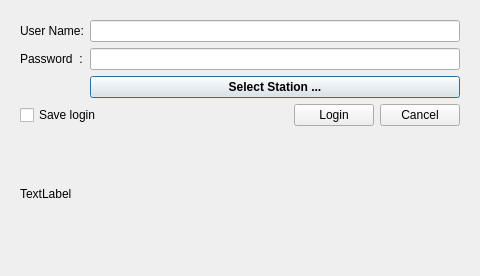
<?xml version="1.0" encoding="UTF-8"?>
<ui version="4.0">
 <class>LoginForm</class>
 <widget class="QDialog" name="LoginForm">
  <property name="geometry">
   <rect>
    <x>0</x>
    <y>0</y>
    <width>480</width>
    <height>276</height>
   </rect>
  </property>
  <property name="sizePolicy">
   <sizepolicy hsizetype="Fixed" vsizetype="Fixed">
    <horstretch>0</horstretch>
    <verstretch>0</verstretch>
   </sizepolicy>
  </property>
  <property name="minimumSize">
   <size>
    <width>480</width>
    <height>250</height>
   </size>
  </property>
  <property name="maximumSize">
   <size>
    <width>480</width>
    <height>280</height>
   </size>
  </property>
  <property name="windowTitle">
   <string>Dialog</string>
  </property>
  <layout class="QVBoxLayout" name="verticalLayout_5">
   <item>
    <widget class="QStackedWidget" name="swMain">
     <property name="currentIndex">
      <number>0</number>
     </property>
     <widget class="QWidget" name="pgLogin">
      <layout class="QVBoxLayout" name="verticalLayout_4">
       <item>
        <layout class="QVBoxLayout" name="vlNotice"/>
       </item>
       <item>
        <layout class="QGridLayout" name="gridLayout">
         <item row="1" column="1">
          <widget class="QLineEdit" name="edtPassword">
           <property name="echoMode">
            <enum>QLineEdit::Password</enum>
           </property>
          </widget>
         </item>
         <item row="2" column="1">
          <widget class="QPushButton" name="btnSelect">
           <property name="font">
            <font>
             <bold>true</bold>
            </font>
           </property>
           <property name="text">
            <string>Select Station ...</string>
           </property>
          </widget>
         </item>
         <item row="0" column="0">
          <widget class="QLabel" name="label">
           <property name="text">
            <string>User Name:</string>
           </property>
          </widget>
         </item>
         <item row="0" column="1">
          <widget class="QLineEdit" name="edtUsername"/>
         </item>
         <item row="1" column="0">
          <widget class="QLabel" name="label_2">
           <property name="text">
            <string>Password  :</string>
           </property>
          </widget>
         </item>
        </layout>
       </item>
       <item>
        <layout class="QHBoxLayout" name="horizontalLayout">
         <item>
          <widget class="QCheckBox" name="cbSaveCred">
           <property name="text">
            <string>Save login</string>
           </property>
          </widget>
         </item>
         <item>
          <spacer name="horizontalSpacer">
           <property name="orientation">
            <enum>Qt::Horizontal</enum>
           </property>
           <property name="sizeHint" stdset="0">
            <size>
             <width>40</width>
             <height>20</height>
            </size>
           </property>
          </spacer>
         </item>
         <item>
          <widget class="QPushButton" name="btnLogin">
           <property name="text">
            <string>Login</string>
           </property>
          </widget>
         </item>
         <item>
          <widget class="QPushButton" name="btnCancel">
           <property name="text">
            <string>Cancel</string>
           </property>
          </widget>
         </item>
        </layout>
       </item>
       <item>
        <layout class="QHBoxLayout" name="horizontalLayout_4">
         <item>
          <layout class="QVBoxLayout" name="verticalLayout">
           <item>
            <widget class="QLabel" name="lblImage">
             <property name="text">
              <string>TextLabel</string>
             </property>
            </widget>
           </item>
          </layout>
         </item>
         <item>
          <spacer name="horizontalSpacer_4">
           <property name="orientation">
            <enum>Qt::Horizontal</enum>
           </property>
           <property name="sizeHint" stdset="0">
            <size>
             <width>40</width>
             <height>20</height>
            </size>
           </property>
          </spacer>
         </item>
        </layout>
       </item>
      </layout>
     </widget>
     <widget class="QWidget" name="pgReset">
      <layout class="QVBoxLayout" name="verticalLayout_3">
       <item>
        <layout class="QVBoxLayout" name="vlReset"/>
       </item>
       <item>
        <layout class="QHBoxLayout" name="horizontalLayout_3">
         <item>
          <widget class="QLabel" name="label_5">
           <property name="font">
            <font>
             <pointsize>10</pointsize>
             <bold>true</bold>
            </font>
           </property>
           <property name="text">
            <string>Password Reset:</string>
           </property>
          </widget>
         </item>
         <item>
          <widget class="QLabel" name="lblUsername">
           <property name="font">
            <font>
             <pointsize>10</pointsize>
             <bold>true</bold>
            </font>
           </property>
           <property name="styleSheet">
            <string notr="true">color: rgb(85, 85, 255);</string>
           </property>
           <property name="text">
            <string>TextLabel</string>
           </property>
          </widget>
         </item>
         <item>
          <spacer name="horizontalSpacer_3">
           <property name="orientation">
            <enum>Qt::Horizontal</enum>
           </property>
           <property name="sizeHint" stdset="0">
            <size>
             <width>40</width>
             <height>20</height>
            </size>
           </property>
          </spacer>
         </item>
        </layout>
       </item>
       <item>
        <layout class="QGridLayout" name="gridLayout_2">
         <item row="0" column="0">
          <widget class="QLabel" name="label_3">
           <property name="text">
            <string>New Password:</string>
           </property>
          </widget>
         </item>
         <item row="0" column="1">
          <widget class="QLineEdit" name="edtNewPassword">
           <property name="echoMode">
            <enum>QLineEdit::Password</enum>
           </property>
          </widget>
         </item>
         <item row="1" column="0">
          <widget class="QLabel" name="label_4">
           <property name="text">
            <string>Confirm Password:</string>
           </property>
          </widget>
         </item>
         <item row="1" column="1">
          <widget class="QLineEdit" name="edtConfirmPassword">
           <property name="echoMode">
            <enum>QLineEdit::Password</enum>
           </property>
          </widget>
         </item>
        </layout>
       </item>
       <item>
        <layout class="QHBoxLayout" name="horizontalLayout_2">
         <item>
          <spacer name="horizontalSpacer_2">
           <property name="orientation">
            <enum>Qt::Horizontal</enum>
           </property>
           <property name="sizeHint" stdset="0">
            <size>
             <width>40</width>
             <height>20</height>
            </size>
           </property>
          </spacer>
         </item>
         <item>
          <widget class="QPushButton" name="btnReset">
           <property name="text">
            <string>Reset &amp;&amp; Login</string>
           </property>
          </widget>
         </item>
         <item>
          <widget class="QPushButton" name="btnCancelReset">
           <property name="text">
            <string>Cancel</string>
           </property>
          </widget>
         </item>
        </layout>
       </item>
       <item>
        <layout class="QHBoxLayout" name="horizontalLayout_5">
         <item>
          <layout class="QVBoxLayout" name="verticalLayout_2">
           <item>
            <widget class="QLabel" name="lblImageReset">
             <property name="text">
              <string>TextLabel</string>
             </property>
            </widget>
           </item>
          </layout>
         </item>
         <item>
          <spacer name="horizontalSpacer_5">
           <property name="orientation">
            <enum>Qt::Horizontal</enum>
           </property>
           <property name="sizeHint" stdset="0">
            <size>
             <width>40</width>
             <height>20</height>
            </size>
           </property>
          </spacer>
         </item>
        </layout>
       </item>
      </layout>
     </widget>
     <widget class="QWidget" name="page_2"/>
    </widget>
   </item>
  </layout>
 </widget>
 <tabstops>
  <tabstop>edtUsername</tabstop>
  <tabstop>edtPassword</tabstop>
  <tabstop>btnSelect</tabstop>
  <tabstop>btnLogin</tabstop>
  <tabstop>edtNewPassword</tabstop>
  <tabstop>edtConfirmPassword</tabstop>
  <tabstop>btnReset</tabstop>
  <tabstop>btnCancel</tabstop>
  <tabstop>btnCancelReset</tabstop>
 </tabstops>
 <resources/>
 <connections/>
</ui>
